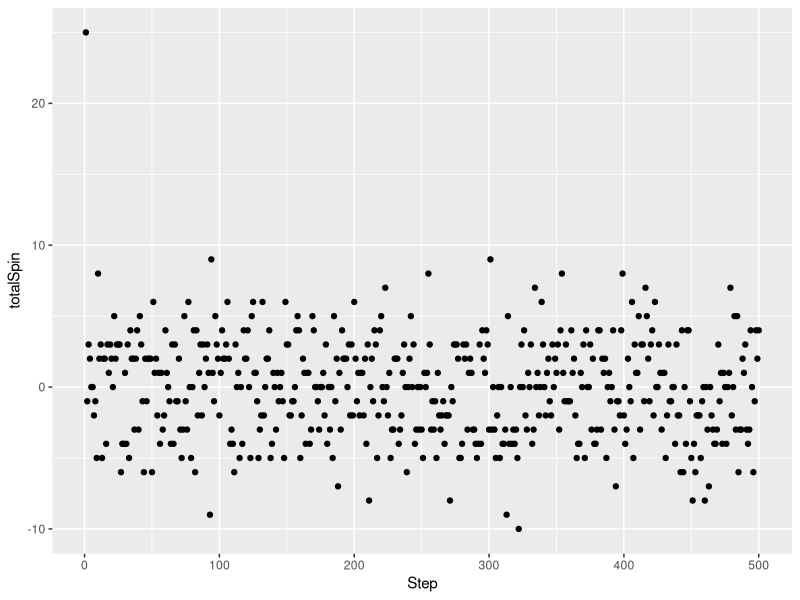

The R source for this figure:
library(tidyverse)
library(gganimate)

#Setting of the principal parameters
NUMBER = 50
SPIN = 0.5
TMAX = 500

#Each particule has a uniform probabilaty that their spin equals 1/2 or -1/2
#the matrix Status register all the microstates of the N particules at each row
Status = matrix(0, nrow=TMAX, ncol=NUMBER)

#Initially, all particules are in a + state
Status[1,] = rep(SPIN,NUMBER)

#Evaluate each step of the system
for(i in 2:TMAX){
  Status[i,] = (2*rbinom(NUMBER,1,0.5)-1)*SPIN
}

totalSpin = apply(Status,1,sum)
Step = 1:TMAX
time = 1:TMAX

#Convert into a dataframe
df = data.frame(Step,totalSpin)

#using ggplot2

ggplot(df, aes(x = Step, y = totalSpin, frame = time)) + geom_point()
